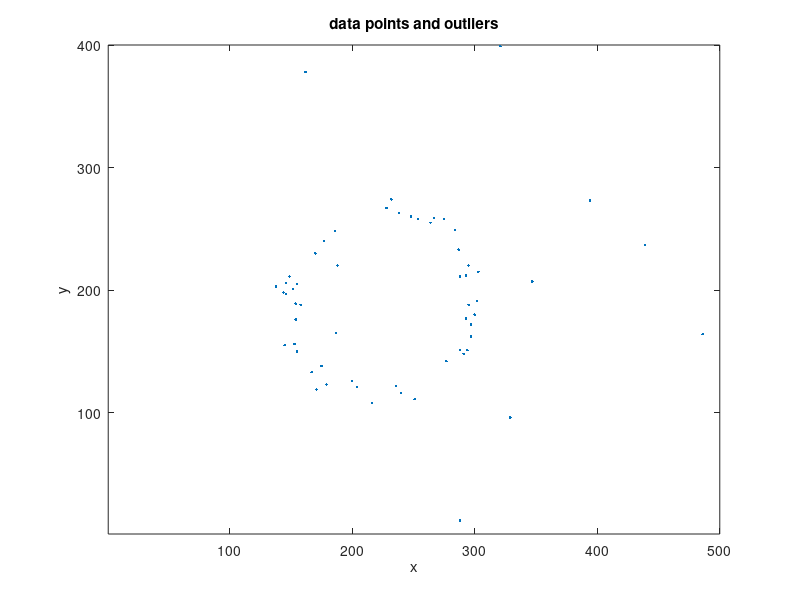

The MATLAB script that drew this image: (Note: this script raises an error after producing the figure.)
% This is a simple example showing how to fit a circle 
% to data using active geometric shape model.

% Copyright (C) 2012 Quan Wang <wangq10@rpi.edu>,
% Signal Analysis and Machine Perception Laboratory,
% Department of Electrical, Computer, and Systems Engineering,
% Rensselaer Polytechnic Institute, Troy, NY 12180, USA
%
% You are free to use this software for academic purposes if you cite our paper:
% Quan Wang, Kim L. Boyer,
% The active geometric shape model: A new robust deformable shape model and its applications,
% Computer Vision and Image Understanding, Volume 116, Issue 12, December 2012, Pages 1178-1194,
% ISSN 1077-3142, 10.1016/j.cviu.2012.08.004.
%
% For commercial use, please contact the authors.

clear;clc;close all;
addpath('../force_field');
addpath('../math');
rng('shuffle');

%% 1. experiment set up
% image size = 400*500
rows=400;
cols=500;

% number of data points and outliers
num_data=50;
num_outlier=10;
noise=5;

% ground truth parameters
x0=250+(rand(1)-0.5)*50;
y0=200+(rand(1)-0.5)*50;
r0=50+rand(1)*50;

% image blur parameters
sigma=20;

%% 2. generate data
% generate data points
theta=rand(num_data,1)*2*pi;
x=round(x0+r0*cos(theta)+noise*randn(size(theta)));
y=round(y0+r0*sin(theta)+noise*randn(size(theta)));

% generate outliers
x=[x;rand(num_outlier,1)*cols];
y=[y;rand(num_outlier,1)*rows];
x=round(x);
y=round(y);
x(x<=1)=2;
x(x>=cols)=cols-1;
y(y<=1)=2;
y(y>=rows)=rows-1;


% display data points 
plot(x,y,'.');
axis equal;
axis([1 cols 1 rows]);
title('data points and outliers');
xlabel('x');
ylabel('y');
drawnow;

%% generate image
I0=zeros(rows,cols);
for i=1:length(y)
    I0(y(i),x(i))=100;
end
I0=double(I0);

%% 3. GVF field
I=gaussianBlur(I0,sigma);
[u,v] = GVF(I, 1 , 0.1, 50);
dx=u;dy=v;

%% 4. circle fitting
[xc, yc, r] = InitialCircle(I); % initial guess
init=[xc,yc,r]; % initial parameters
increment=[0.2,0.2,0.2]; % increment in each iteration
threshold=[0.000001,0.000001,0.000001]; % threshold for forces/torques

disp('Fitting the circle...');
tic;
[xc, yc, r]=fit_circle_force(init,increment,threshold,dx,dy,500);
t=toc;
fprintf('Running AGSM takes %f seconds \n',t);

% correction of curvature
r_before_correction=r;
r=correctCurve(r,sigma,100);

% display fitting results
figure;
plot(x,y,'.');
axis equal;
axis([1 cols 1 rows]);
hold on;
theta=0:0.01:2*pi;
plot(xc+r*cos(theta),yc+r*sin(theta),'-.r','LineWidth',2);
legend('noisy data points and outliers','active geometric shape model fit');
title('fitting a circle using active geometric shape model');
xlabel('x');
ylabel('y');
drawnow;

%% 5. error analysis
% circle Hough transform
rmin=50;
rmax=100;
P=1;
FS=5;
[xc_Hough,yc_Hough,r_Hough]=circleHough(I0,rmin,rmax,P,FS);

% display errors
fprintf('num_data=%d    num_outlier=%d \n',num_data,num_outlier);
fprintf('------------------------------------------------------\n');
fprintf('                     xc          yc          r \n');
fprintf('True:                %.4f    %.4f    %.4f  \n',x0,y0,r0);
fprintf('AGSM fit:            %.4f    %.4f    %.4f  \n',xc,yc,r);
fprintf('Hough transform:     %.4f    %.4f    %.4f  \n',xc_Hough,yc_Hough,r_Hough);
